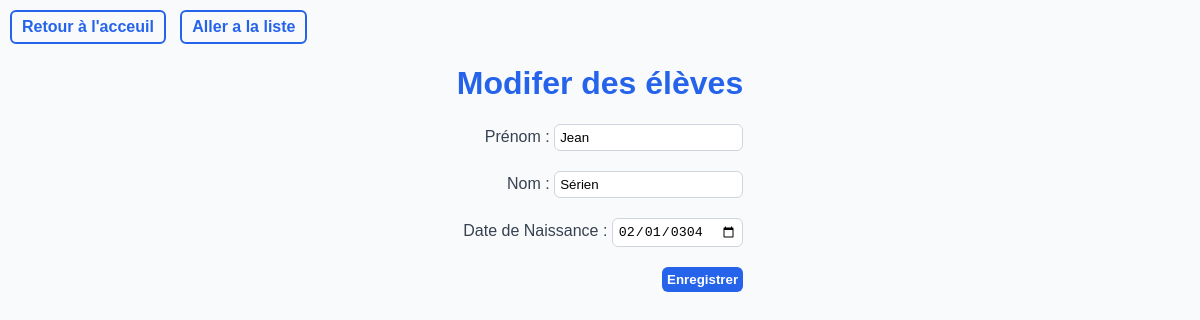
Page /eleve/update?id=1 on the committed database.
### tables this page shows
CREATE TABLE Eleve (
    Id INTEGER PRIMARY KEY AUTOINCREMENT,
    Prenom TEXT NOT NULL,
    Nom TEXT NOT NULL,
    Date_de_Naissance DATE NOT NULL,
    Id_Classe INTEGER,
    FOREIGN KEY (Id_Classe)
        REFERENCES Classe(Id)
        ON DELETE CASCADE
        ON UPDATE CASCADE
    );

### Backend.py (the view)
@app.route('/eleve/update', methods=["POST","GET"])
def update():
    id = request.args.get('id')
    if id is None:
        return "Aucun ID fourni", 400
    if request.method=="POST":
        prenom=request.form["prenom"]
        nom=request.form["nom"]
        Date_de_Naissance=request.form["Date_de_Naissance"]
        modifier(id,prenom,nom,Date_de_Naissance)
        return redirect("/liste")
    return render_template('update.html', valeurs=lire_eleve(id), colonnes=colonnes_eleve)

### Backend.py (called while the page is built)
def lire_eleve(id):
    conn = sqlite3.connect(DB_NAME)
    c = conn.cursor()
    c.execute("SELECT * FROM Eleve WHERE id = ?", (str(id),))
    eleve = c.fetchone()
    conn.commit()
    conn.close()
    return eleve

### templates/update.html (shortened to what this page needs)
<!DOCTYPE html>
<html lang="fr">
<head>
    <link rel="stylesheet" href="../static/styles.css">
</head>
<body>
    <a class="back_button" href="/">Retour à l'acceuil</a>
    <a class="back_button" href="/liste">Aller a la liste</a>
    <div class="content-form">
    <div>
    <h1>Modifer des élèves</h1>
    <form method="POST">
        {% for c in colonnes %}
        <div class="form-element">
            <label for='{{ c["id"] }}'>{{ c["titre"] }} : <input id='{{ c["id"] }}' name='{{ c["id"] }}' type='{{ c["type"] }}' value='{{valeurs[c["order"]]}}'></label>
        </div>
        {% endfor %}
        <button class="submit_button" type="submit">Enregistrer</button>
    </form>
     </div>
    </div>
</body>
</html>

### static/styles.css (style rules this page uses)
body { font-family: Arial, sans-serif; background-color: #f9fafb; color: #2563eb; margin: 0; }
.submit_button { background-color: #2563eb; color : white; border: none; padding: 5px; border-radius: 6px; cursor: pointer; font-weight: bold; cursor: pointer; }
.content-form form { margin-top: 20px; display: flex; flex-direction: column; max-width: 300px; align-items: end; }
.form-element { display: flex; justify-content: flex-end; align-items: center; width: 100%; }
.form-element input { margin-bottom: 20px; }
input { color: #000000; padding: 5px; border : 1px solid #d1d5db; outline: none; transition: border-color 0.2s; border-radius: 6px; cursor: text; }
label { color: #374151; }
.content-form { margin: auto auto; display: flex; justify-content: center; align-items: center; }
.back_button { display: inline-block; border: 2px solid #2563eb; border-radius: 6px; padding: 6px 10px; text-decoration: none; font-weight: bold; color: #2563eb; cursor: pointer; margin-top: 10px; margin-left: 10px; }

### rows in the picture
Eleve: Prenom "Jean" "Sérien" "02/01/0304"

### other values in the picture
{{ c["titre"] }} "Prénom" "Nom" "Date de Naissance"
